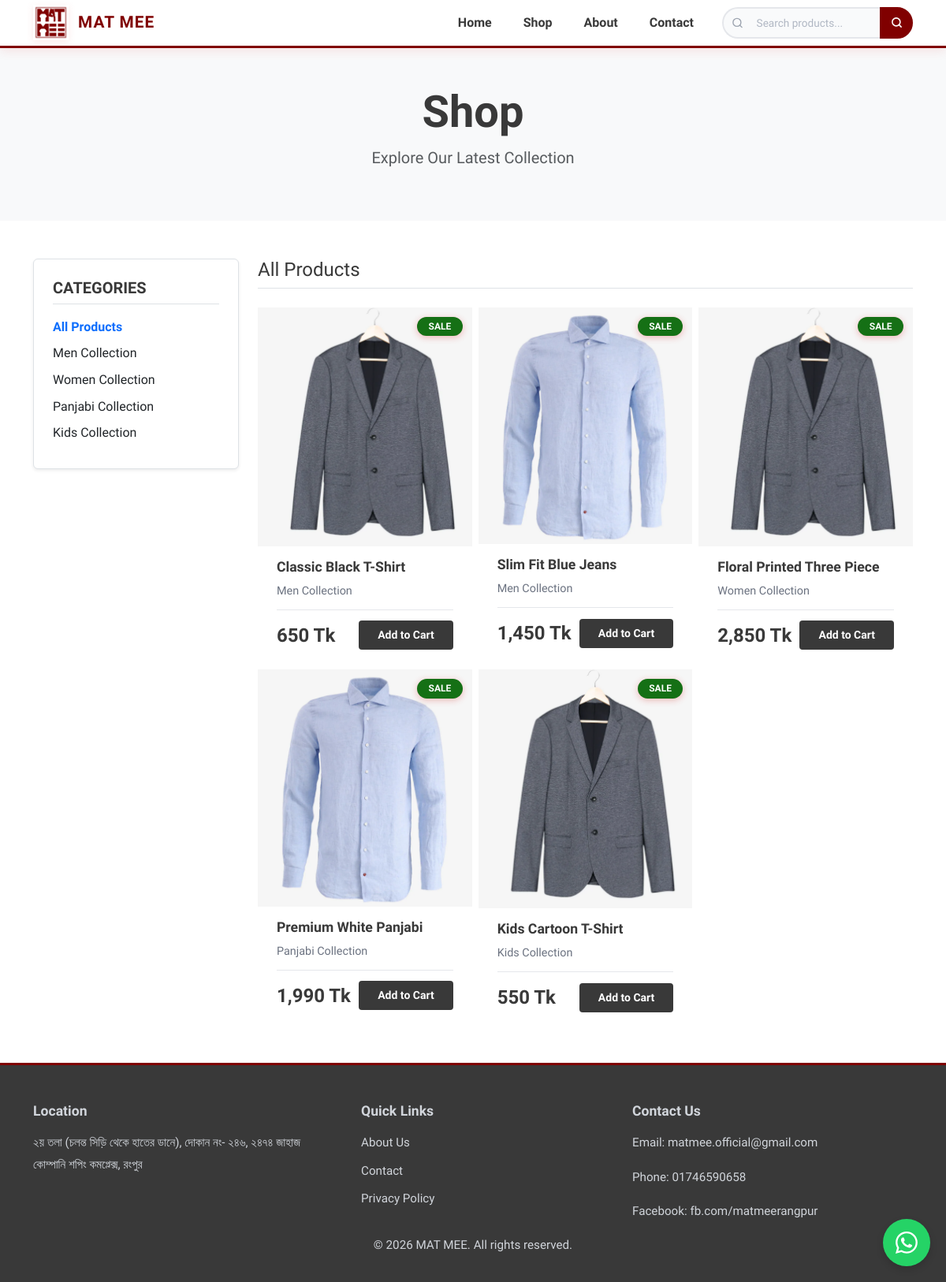
Page /MAT-MEE/shop.php on the committed database.
### tables this page shows
CREATE TABLE categories (
    id INT AUTO_INCREMENT PRIMARY KEY,
    name VARCHAR(100) NOT NULL,
    slug VARCHAR(120) UNIQUE NOT NULL,
    image VARCHAR(255),
    description TEXT
);

CREATE TABLE products (
    id INT AUTO_INCREMENT PRIMARY KEY,
    name VARCHAR(200) NOT NULL,
    slug VARCHAR(220) UNIQUE NOT NULL,
    description LONGTEXT,
    price DECIMAL(10,2) NOT NULL,
    category_id INT,
    main_image VARCHAR(255),
    views INT UNSIGNED NOT NULL DEFAULT 0,
    created_at TIMESTAMP DEFAULT CURRENT_TIMESTAMP,
    FOREIGN KEY (category_id) REFERENCES categories(id) ON DELETE SET NULL
);

### MAT-MEE/components/connection.php (called while the page is built, shortened)
<?php
class DatabaseConnection {
    private static $instance = null;
    private $connection;
    private $host = 'localhost';
    private $user = 'root';
    private $password = '';
    private $database = 'matmee';
    private function __construct() {
        $this->connection = new mysqli(
            $this->host,
            $this->user,
            $this->password,
            $this->database
        );
        $this->connection->set_charset("utf8");
    }
    public static function getInstance() {
        if (!self::$instance) {
            self::$instance = new self();
        }
        return self::$instance;
    }
    private function prepareAndExecute($query, $params = []) {
        if (empty($params)) {
            return $this->connection->query($query);
        }
        $stmt = $this->connection->prepare($query);
        $types = '';
        $stmt->bind_param($types, ...$params);
        $stmt->execute();
        return $stmt->get_result();
    }
    public function fetch($query, $params = []) {
        $result = $this->prepareAndExecute($query, $params);
        return $result->fetch_all(MYSQLI_ASSOC);
    }
}

### MAT-MEE/components/Classes/ProductBuilder.php (called while the page is built, shortened)
<?php
require_once 'Product.php';
class ProductBuilder {
    private Product $product;
    public function __construct(string $type) {
        if ($type === 'user') {
            require_once 'UserProducts.php';
            $this->product = new UserProducts();
        } else {
            $this->product = new Product();
        }
    }
    public function fetch() {
        $this->product->fetch();
        return $this;
    }
    public function render($limit = null) {
        return $this->product->render($limit);
    }
}

### MAT-MEE/components/Classes/UserProducts.php (the view, shortened to what this page needs)
<?php
require_once 'Product.php';
class UserProducts extends Product {
    public function display($limit = null) {
        $this->products = $this->getProducts();
        $id = 1;
        $productsToDisplay = $this->products;
        if (empty($productsToDisplay)):
            ?>
            <div class="alert alert-info text-center">
                <p>No products available at the moment.</p>
            </div>
            <?php
        else:
            ?>
            <div class="row g-2">
                <?php foreach ($productsToDisplay as $product): ?>
                    <div class="col-sm-6 col-lg-4">
                        <a href="product-view.php?id=<?php echo $product['id']; ?>" class="product-card-link">
                            <div class="product-card">
                                <div class="product-image">
                                    <img src="upload/sample/sample<?php if($id==1){echo 1; $id=2;}else {echo 2; $id=1;}?>.png"
                                         alt="<?php echo htmlspecialchars($product['name']); ?>"
                                         class="product-img">
                                        <span class="badge">Sale</span>
                                </div>
                                <div class="product-info">
                                    <h5><?php echo htmlspecialchars($product['name']); ?></h5>
                                    <p class="product-category">
                                        <?php echo $product['category'] ?: 'Uncategorized'; ?>
                                    </p>
                                    <div class="product-footer">
                                        <span class="price"><?php echo number_format($product['price'], 0); ?> Tk</span>
                                        <button class="btn btn-sm add-to-cart-btn" type="button" data-product-id="<?php echo $product['id']; ?>" data-product-name="<?php echo htmlspecialchars($product['name']); ?>" data-product-price="<?php echo $product['price']; ?>" onclick="event.stopPropagation();">Add to Cart</button>
                                    </div>
                                </div>
                            </div>
                        </a>
                    </div>
                <?php endforeach; ?>
            </div>
            <?php
        endif;
        ?>
        <?php
        $content = ob_get_clean();
        return $content;
    }
}
?>

### MAT-MEE/shop.php (shortened to what this page needs)
<?php
require_once 'components/config-page.php';
require_once 'components/connection.php';
require_once 'components/Classes/ProductBuilder.php';
$db = DatabaseConnection::getInstance();
$query = "SELECT c.id, c.name, COUNT(p.id) as product_count
          FROM categories c
          LEFT JOIN products p ON c.id = p.category_id
          GROUP BY c.id, c.name";
$categories = $db->fetch($query);
$currentCategory = isset($_GET['category']) ? $_GET['category'] : '';
?>
<div class="shop-header bg-light py-5 text-center mb-5">
    <div class="container">
        <h1 class="display-4 fw-bold">Shop</h1>
        <p class="lead text-muted">Explore Our Latest Collection</p>
    </div>
</div>
<section class="shop-section pb-5" id="shop">
    <div class="container">
        <div class="row">
            <div class="col-lg-3 col-md-4 mb-4">
                <div class="categories-sidebar p-4 bg-white rounded shadow-sm border">
                    <h5 class="mb-3 text-uppercase fw-bold border-bottom pb-2">Categories</h5>
                    <ul class="list-unstyled mb-0">
                        <li class="mb-2">
                            <a href="shop.php" class="text-decoration-none d-flex justify-content-between align-items-center <?php echo empty($currentCategory) ? 'fw-bold text-primary' : 'text-dark'; ?>" style="transition: color 0.3s;">
                                <span>All Products</span>
                            </a>
                        </li>
                        <?php foreach ($categories as $cat): ?>
                            <?php if ($cat['product_count'] > 0): ?>
                            <li class="mb-2">
                                <a href="shop.php?category=<?php echo urlencode($cat['name']); ?>" class="text-decoration-none d-flex justify-content-between align-items-center <?php echo ($currentCategory === $cat['name']) ? 'fw-bold text-primary' : 'text-dark'; ?>" style="transition: color 0.3s;">
                                    <span><?php echo htmlspecialchars($cat['name']); ?></span>
                                    <span class="badge bg-light text-dark border rounded-pill"><?php echo $cat['product_count']; ?></span>
                                </a>
                            </li>
                            <?php endif; ?>
                        <?php endforeach; ?>
                    </ul>
                </div>
            </div>
            <div class="col-lg-9 col-md-8">
                <div class="d-flex justify-content-between align-items-center mb-4 pb-2 border-bottom">
                    <h4 class="mb-0">
                        <?php echo empty($currentCategory) ? 'All Products' : htmlspecialchars($currentCategory); ?>
                    </h4>
                </div>
                <?php
                    $productBuilder = new ProductBuilder('user');
                    $productBuilder->fetch()->render();
                ?>
            </div>
        </div>
    </div>
</section>
<?php require_once 'components/page_close.php'; ?>

### MAT-MEE/asset/css/style.css (style rules this page uses)
:root { --primary-color: #800000; --secondary-color: #991b1b; --light-color: #ffffff; --text-dark: #393939; --text-light: #6b7280; --border-color: #e5e7eb; --accent-red: #dc2626; --transition: all 0.3s ease; --font: 'Hind Siliguri', 'Segoe UI', Tahoma, Geneva, Verdana, sans-serif; }
* { margin: 0; padding: 0; box-sizing: border-box; }
body { font-family: 'Hind Siliguri', 'Segoe UI', Tahoma, Geneva, Verdana, sans-serif; color: var(--text-dark); line-height: 1.6; overflow-x: hidden; }
html { scroll-behavior: smooth; }
.product-card { background: #fff; overflow: hidden; transition: var(--transition); height: 100%; display: flex; flex-direction: column; }
.product-image { position: relative; overflow: hidden; background: #f3f4f6; }
.product-image img { width: 100%; height: 100%; object-fit: cover; transition: var(--transition); }
.badge { position: absolute; top: 12px; right: 12px; background: rgb(21 112 21); color: #fff; padding: 0.4rem 0.9rem; border-radius: 20px; font-size: 0.75rem; font-weight: 600; text-transform: uppercase; z-index: 2; box-shadow: 0 2px 8px rgba(220, 38, 38, 0.3); }
.product-info { padding: 1rem 1.5rem; flex-grow: 1; display: flex; flex-direction: column; }
.product-info h5 { font-size: 1.1rem; font-weight: 600; margin-bottom: 0.5rem; color: var(--text-dark); }
.product-category { color: var(--text-light); font-size: 0.9rem; margin-bottom: 0.75rem; }
.product-footer { display: flex; justify-content: space-between; align-items: center; padding-top: 0.8rem; border-top: 1px solid var(--border-color); }
.price { font-size: 1.5rem; font-weight: 700;; }
.add-to-cart-btn { background: #393939; border: none; color: #fff; padding: 0.5rem 1.5rem; font-weight: 600; transition: var(--transition); opacity: 0; }
.product-card-link { text-decoration: none; color: inherit; display: block; height: 100%; }
@media (hover: none) { .add-to-cart-btn { opacity: 1; } }

### rows in the picture
categories: name "Men Collection"
categories: name "Women Collection"
categories: name "Panjabi Collection"
categories: name "Kids Collection"
products: name "Classic Black T-Shirt", category.name "Men Collection", price "650"
products: name "Slim Fit Blue Jeans", category.name "Men Collection", price "1,450"
products: name "Floral Printed Three Piece", category.name "Women Collection", price "2,850"
products: name "Premium White Panjabi", category.name "Panjabi Collection", price "1,990"
products: name "Kids Cartoon T-Shirt", category.name "Kids Collection", price "550"
